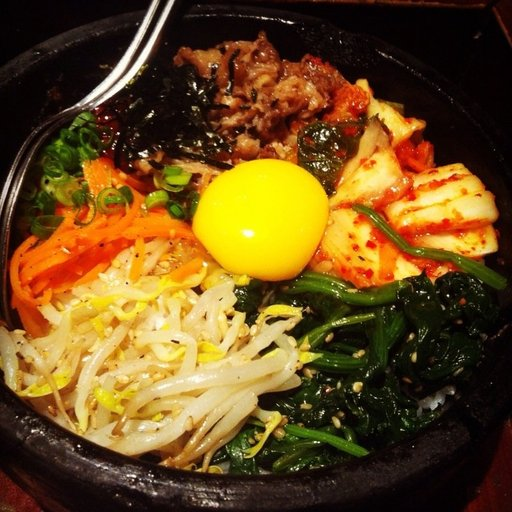
#> input picture food-101-subset/bibimbap/1009730.jpg, 512 x 512 px; its folder holds only this picture in this run
$ python -i image_processing.py   (imports and definitions only)   (older library calls are emulated)
#> lines starting #> are read from the running program, lines starting #| are printed output that depends on the picture
import os
import time
import multiprocessing as mp
import concurrent.futures
import cv2
import numpy as np

# --- Configuration ---
INPUT_DIR = os.path.expanduser("~/data")
OUTPUT_DIR = os.path.expanduser("~/processed_output")
# [1 line not run here, left out]

def apply_image_pipeline(paths):
    """
    Worker function applying the 5 required manual filters:
    1. Grayscale, 2. Gaussian Blur, 3. Sobel Edges, 4. Sharpen, 5. Brightness.
    """
#> called with paths = 'food-101-subset/bibimbap/1009730.jpg'
    if isinstance(paths, tuple):
        in_p, out_p = paths
    else:
        in_p = paths
        out_p = os.path.join(OUTPUT_DIR, f"proc_{os.path.basename(in_p)}")
    try:
        img = cv2.imread(in_p)
#> img is the input picture: shape (512, 512, 3); mean B, G, R 29.3, 77.3, 108.5
        if img is None: return False

        # 1. Grayscale Conversion (Luminance)
        gray = cv2.cvtColor(img, cv2.COLOR_BGR2GRAY)
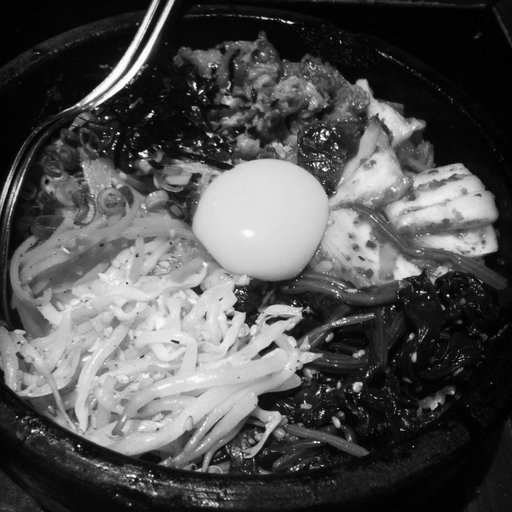
#> gray: shape (512, 512); min 0, max 255, mean 81.2

        # 2. Gaussian Blur (3x3 kernel)
        blur = cv2.GaussianBlur(gray, (3, 3), 0)

        # 3. Edge Detection (Sobel)
        sobel_x = cv2.Sobel(blur, cv2.CV_64F, 1, 0, ksize=3)
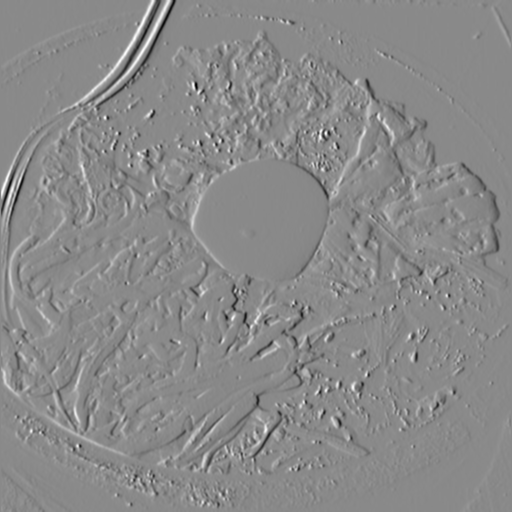
#> sobel_x: shape (512, 512) float64; min -601, max 511, mean -0.3; drawn with min black and max white
        sobel_y = cv2.Sobel(blur, cv2.CV_64F, 0, 1, ksize=3)
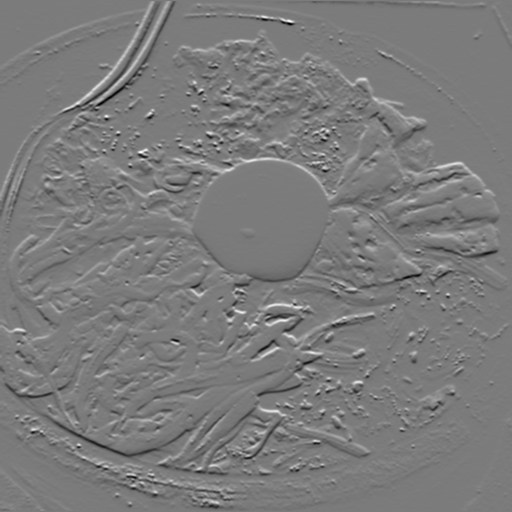
#> sobel_y: shape (512, 512) float64; min -565, max 600, mean -0.1; drawn with min black and max white
        edges = cv2.magnitude(sobel_x, sobel_y)
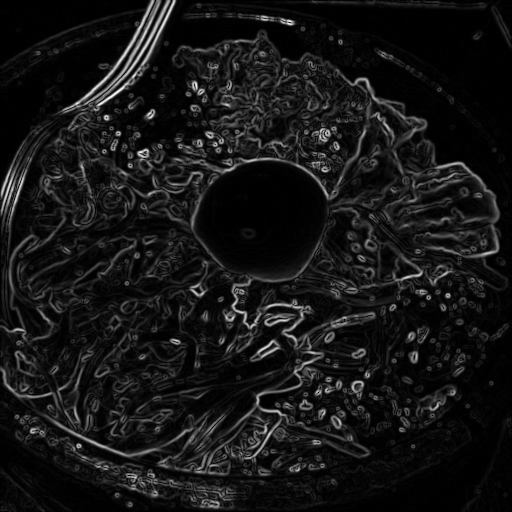
#> edges: shape (512, 512) float64; min 0, max 653.8, mean 56.6; drawn with min black and max white
        edges = cv2.convertScaleAbs(edges)
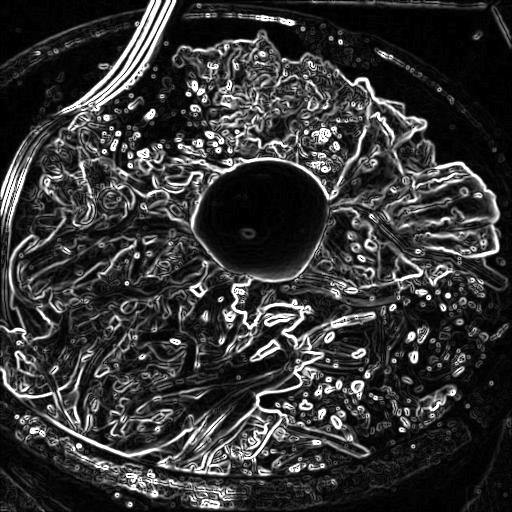
#> edges: shape (512, 512); min 0, max 255, mean 53.6

        # 4. Image Sharpening using a custom kernel
        kernel = np.array([[-1,-1,-1], [-1,9,-1], [-1,-1,-1]])
        sharp = cv2.filter2D(gray, -1, kernel)
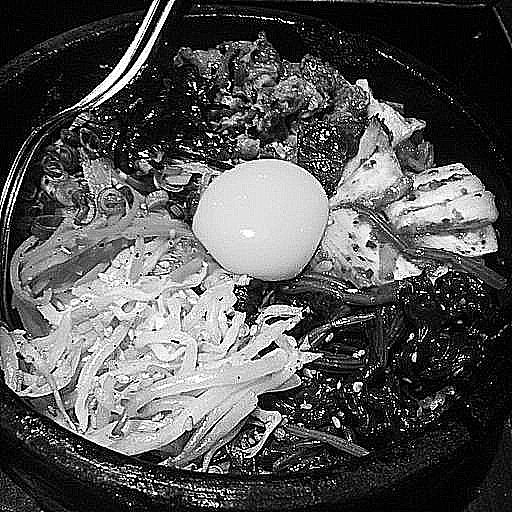
#> sharp: shape (512, 512); min 0, max 255, mean 84.1

        # 5. Brightness Adjustment (alpha=gain, beta=bias)
        bright = cv2.convertScaleAbs(sharp, alpha=1.2, beta=30)
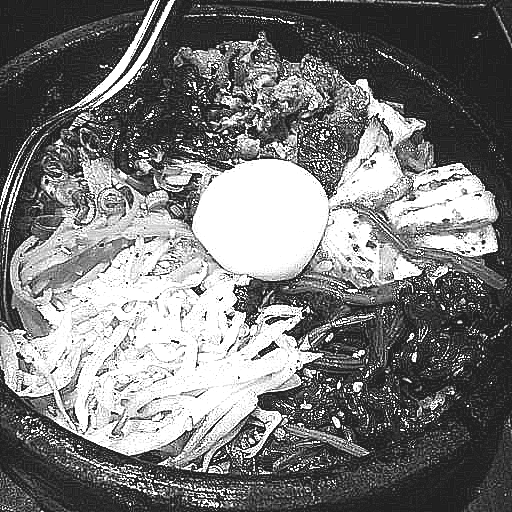
#> bright: shape (512, 512); min 30, max 255, mean 121.1
        cv2.imwrite(out_p, bright)

        return True

    except Exception:
        return False

def run_multiprocessing(tasks, cores):
    """Executes the pipeline using the multiprocessing.Pool paradigm."""
    start = time.time()
    with mp.Pool(processes=cores) as pool:
        pool.map(apply_image_pipeline, tasks)
    return time.time() - start

def run_concurrent_futures(tasks, cores):
    """Executes the pipeline using the concurrent.futures paradigm."""
    img_paths = [t[0] for t in tasks]
    start = time.time()
    with concurrent.futures.ProcessPoolExecutor(max_workers=cores) as executor:
        list(executor.map(apply_image_pipeline, img_paths))
    return time.time() - start

# [38 lines not run here, left out]

>>> result = apply_image_pipeline('food-101-subset/bibimbap/1009730.jpg')

$ run again, on food-101-subset/bibimbap/1045463.jpg
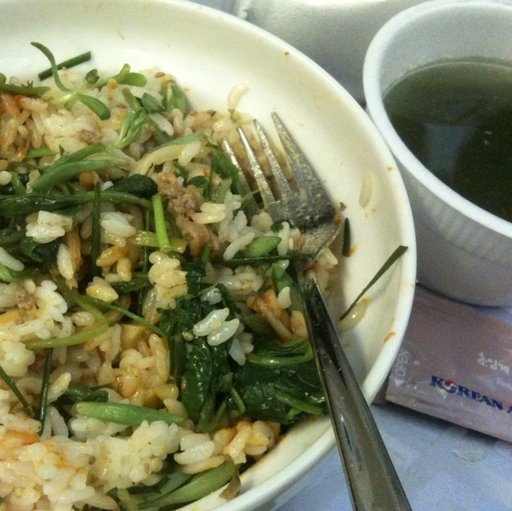
#> input picture food-101-subset/bibimbap/1045463.jpg, 512 x 511 px
#> in apply_image_pipeline, img is the input picture: shape (511, 512, 3); mean B, G, R 102.9, 135.2, 133
#> in apply_image_pipeline, `sharp = cv2.filter2D(gray, -1, kernel)`:
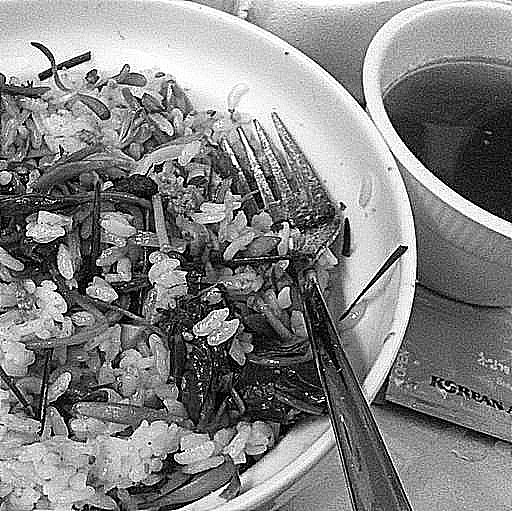
#> sharp: shape (511, 512); min 0, max 255, mean 131.6
#> in apply_image_pipeline, `bright = cv2.convertScaleAbs(sharp, alpha=1.2, beta=30)`:
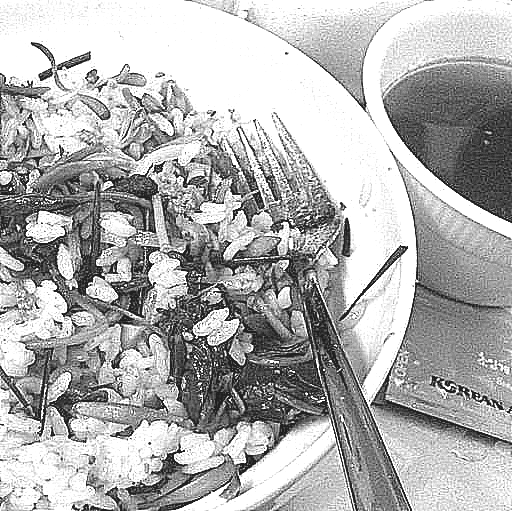
#> bright: shape (511, 512); min 30, max 255, mean 176.3

$ run again, on food-101-subset/bibimbap/1063704.jpg
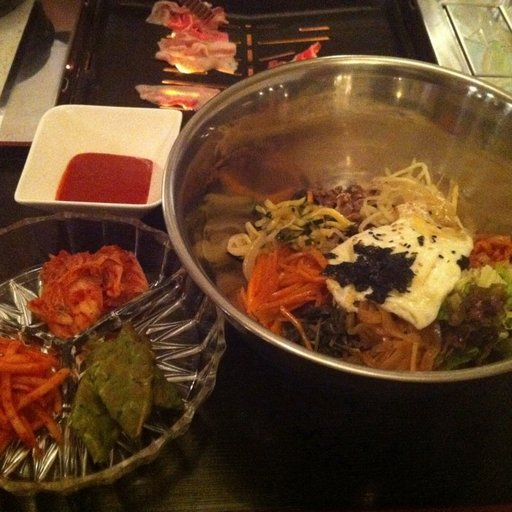
#> input picture food-101-subset/bibimbap/1063704.jpg, 512 x 512 px
#> in apply_image_pipeline, img is the input picture: shape (512, 512, 3); mean B, G, R 39.2, 66, 98.4
#> in apply_image_pipeline, `sharp = cv2.filter2D(gray, -1, kernel)`:
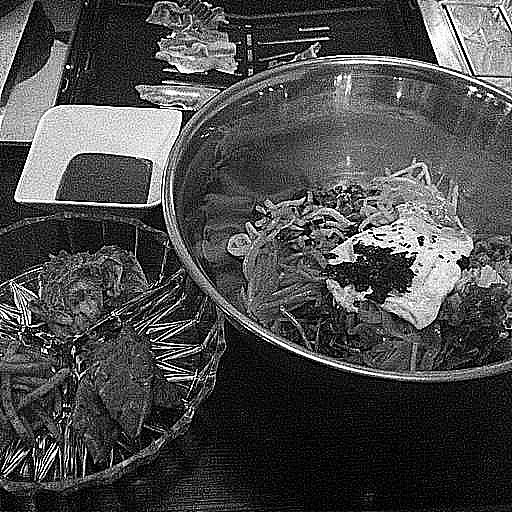
#> sharp: shape (512, 512); min 0, max 255, mean 74
#> in apply_image_pipeline, `bright = cv2.convertScaleAbs(sharp, alpha=1.2, beta=30)`:
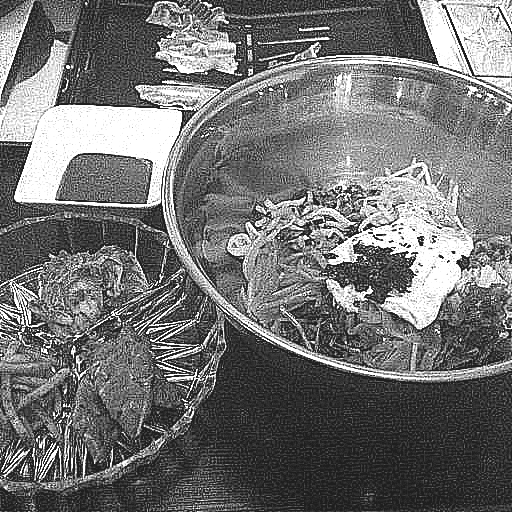
#> bright: shape (512, 512); min 30, max 255, mean 113.9

$ run again, on food-101-subset/bibimbap/1080886.jpg
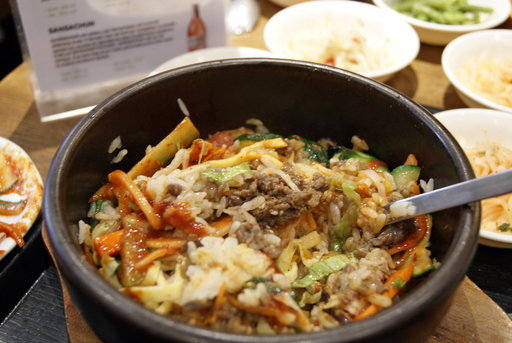
#> input picture food-101-subset/bibimbap/1080886.jpg, 512 x 343 px
#> in apply_image_pipeline, img is the input picture: shape (343, 512, 3); mean B, G, R 83.4, 112.4, 135.7
#> in apply_image_pipeline, `bright = cv2.convertScaleAbs(sharp, alpha=1.2, beta=30)`:
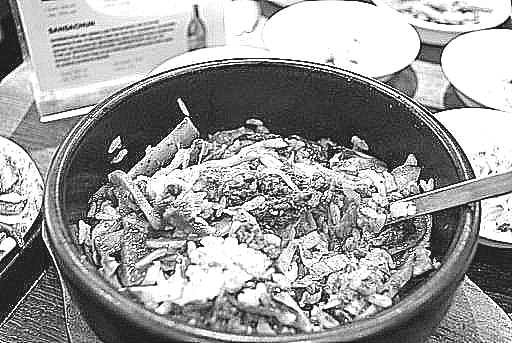
#> bright: shape (343, 512); min 30, max 255, mean 155.7
